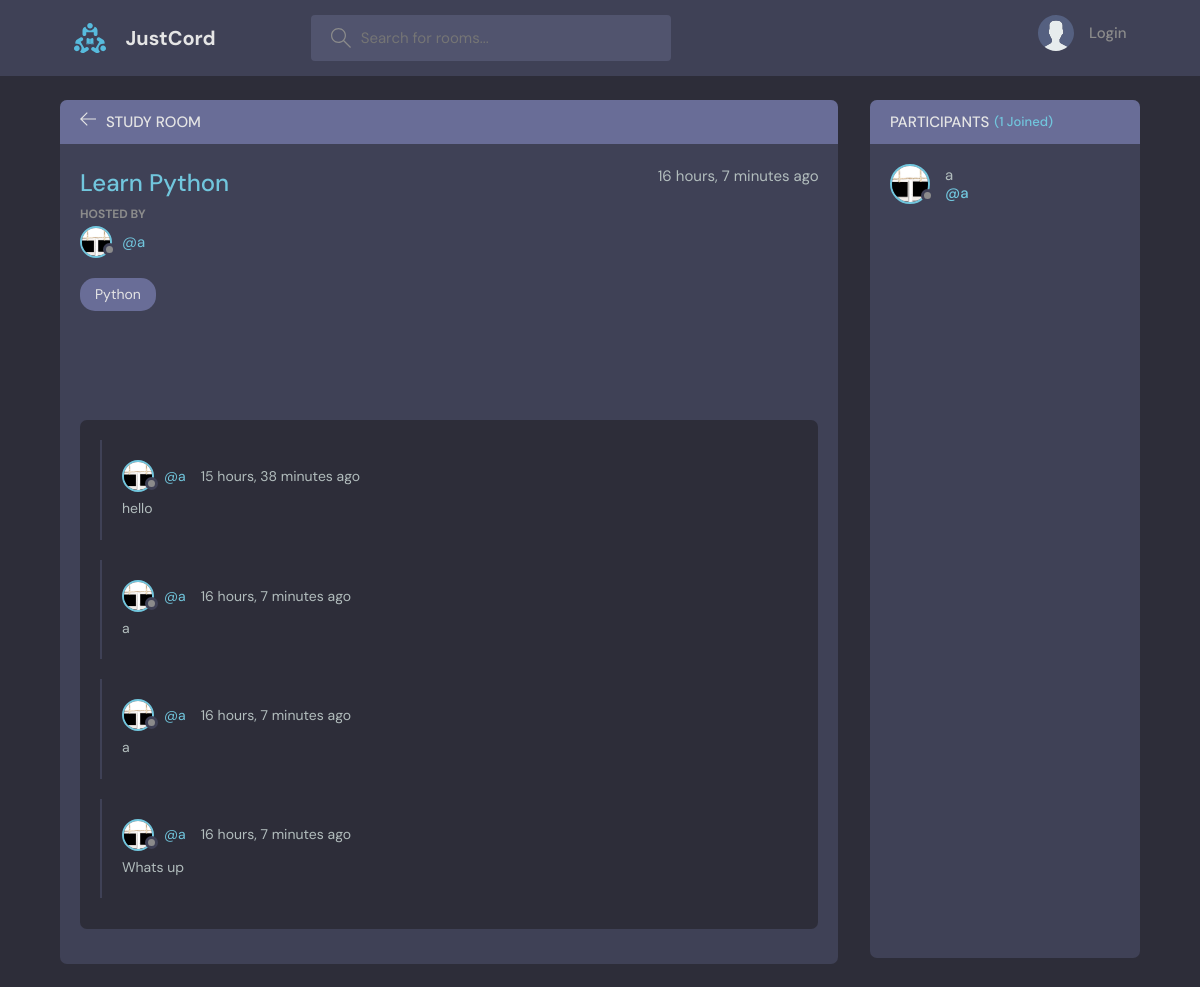
The app's page /room_page/room/1 with its own data.
### base/models.py (models this page shows, shortened)
class Room(models.Model):
    host = models.ForeignKey(User, on_delete=models.SET_NULL, null=True)
    topic = models.ForeignKey(Topic, on_delete=models.SET_NULL, null=True)
    name = models.CharField(max_length=200)
    description = models.TextField(null=True, blank=True)
    participants = models.ManyToManyField(
        User, related_name='participants', blank=True)
    updated = models.DateTimeField(auto_now=True)
    created = models.DateTimeField(auto_now_add=True)
    class Meta:
        ordering = ['-updated', '-created']

class User(AbstractUser):
    name = models.CharField(max_length=200, null=True)
    email = models.EmailField(unique=True, null=True)
    bio = models.TextField(null=True)
    avatar = models.ImageField(null=True, default='avatar.svg')
    USERNAME_FIELD = 'email'
    REQUIRED_FIELDS = []

class Topic(models.Model):
    name = models.CharField(max_length=200)
    def __str__(self):
        return self.name

class Message(models.Model):
    user = models.ForeignKey(User, on_delete=models.CASCADE)
    room = models.ForeignKey(Room, on_delete=models.CASCADE)
    body = models.TextField()
    updated = models.DateTimeField(auto_now=True)
    created = models.DateTimeField(auto_now_add=True)
    class Meta:
        ordering = ['-updated', '-created']

### base/views.py (the view, shortened to what this page needs)
# urls.py: path('room_page/room/<str:pk>', views.room, name='room'),
def room(request, pk):
    context = {}
    room = Room.objects.get(id=pk)
    room_messages = room.message_set.all().order_by('-created')
    participants = room.participants.all()
    context['room'] = room
    context['room_messages'] = room_messages
    context['participants'] = participants
    return render(request, 'base/room.html', context)

### base/templates/base/room.html (shortened to what this page needs)
{% extends 'main.html' %}
{% block content %}
    <main class="profile-page layout layout--2">
      <div class="container">
        <div class="room">
          <div class="room__top">
            <div class="room__topLeft">
              <a href="{% url 'home' %}">
                <svg version="1.1" xmlns="http://www.w3.org/2000/svg" width="32" height="32" viewBox="0 0 32 32">
                  <title>arrow-left</title>
                  <path
                    d="M13.723 2.286l-13.723 13.714 13.719 13.714 1.616-1.611-10.96-10.96h27.625v-2.286h-27.625l10.965-10.965-1.616-1.607z"
                  ></path>
                </svg>
              </a>
              <h3>Study Room</h3>
            </div>
          </div>
          <div class="room__box scroll">
            <div class="room__header scroll">
              <div class="room__info">
                <h3>{{room.name}}</h3>
                <span>{{room.created|timesince}} ago</span>
              </div>
              <div class="room__hosted">
                <p>Hosted By</p>
                <a href="{% url 'user-profile' room.host.id %}" class="room__author">
                  <div class="avatar avatar--small">
                    <img src="{{room.host.avatar.url}}" />
                  </div>
                  <span>@{{room.host.username}}</span>
                </a>
              </div>
              <span class="room__topics">{{room.topic}}</span>
            </div>
            <div class="room__conversation">
              <div class="threads scroll">
                {% for message in room_messages %}
                <div class="thread">
                  <div class="thread__top">
                    <div class="thread__author">
                      <a href="{% url 'user-profile' message.user.id %}" class="thread__authorInfo">
                        <div class="avatar avatar--small">
                          <img src="{{message.user.avatar.url}}" />
                        </div>
                        <span>@{{message.user.username}}</span>
                      </a>
                      <span class="thread__date">{{message.created|timesince}} ago</span>
                    </div>
                  </div>
                  <div class="thread__details">
                    {{message.body}}
                  </div>
                </div>
                {% endfor %}
              </div>
            </div>
          </div>
        </div>
        <div class="participants">
          <h3 class="participants__top">Participants <span>({{participants.count}} Joined)</span></h3>
          <div class="participants__list scroll">
            {% for user in participants %}
            <a href="{% url 'user-profile' user.id %}" class="participant">
              <div class="avatar avatar--medium">
                <img src="{{user.avatar.url}}" />
              </div>
              <p>
                {{user.username}}
                <span>@{{user.username}}</span>
              </p>
            </a>
            {% endfor %}
          </div>
        </div>
      </div>
    </main>
{% endblock %}

### records on screen
Room: name "Learn Python", created "16 hours, 7 minutes", host.avatar (picture), host.username "a", topic "Python"
Message: user.avatar (picture), user.username "a", created "15 hours, 38 minutes", body "hello"
Message: user.avatar (picture), user.username "a", created "16 hours, 7 minutes", body "a"
Message: user.avatar (picture), user.username "a", created "16 hours, 7 minutes", body "a"
Message: user.avatar (picture), user.username "a", created "16 hours, 7 minutes", body "Whats up"
User: avatar (picture), username "a"

### other values on screen
{{ participants.count }} "1"
